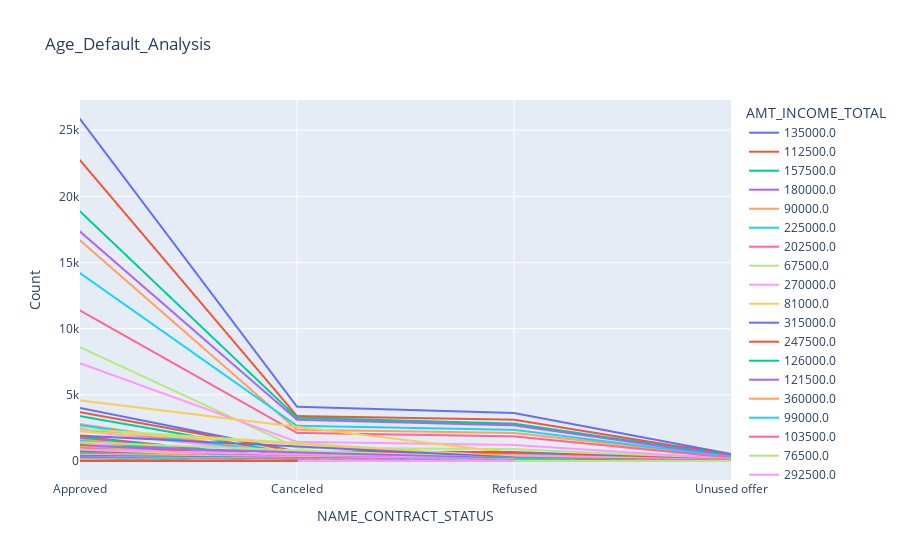

Source (notebook cell):
### Code cell
sta_income_analysis=px.line(sta_income, x= 'NAME_CONTRACT_STATUS',y='Count',color='AMT_INCOME_TOTAL',title='income_Status_Analysis')
sta_income_analysis
